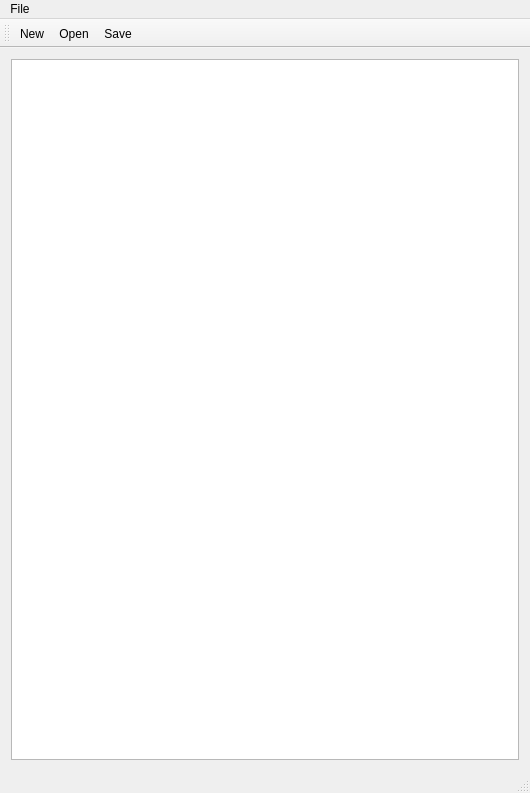
<?xml version="1.0" encoding="UTF-8"?>
<ui version="4.0">
 <class>textEditor</class>
 <widget class="QMainWindow" name="textEditor">
  <property name="geometry">
   <rect>
    <x>0</x>
    <y>0</y>
    <width>530</width>
    <height>793</height>
   </rect>
  </property>
  <property name="windowTitle">
   <string>textEditor</string>
  </property>
  <widget class="QWidget" name="centralWidget">
   <layout class="QHBoxLayout" name="horizontalLayout">
    <item>
     <widget class="QTextEdit" name="EditBox"/>
    </item>
   </layout>
  </widget>
  <widget class="QToolBar" name="mainToolBar">
   <attribute name="toolBarArea">
    <enum>TopToolBarArea</enum>
   </attribute>
   <attribute name="toolBarBreak">
    <bool>false</bool>
   </attribute>
   <addaction name="actionNew"/>
   <addaction name="actionOpen"/>
   <addaction name="actionSave"/>
  </widget>
  <widget class="QStatusBar" name="statusBar"/>
  <widget class="QMenuBar" name="menuBar">
   <property name="geometry">
    <rect>
     <x>0</x>
     <y>0</y>
     <width>530</width>
     <height>21</height>
    </rect>
   </property>
   <widget class="QMenu" name="menuFile">
    <property name="title">
     <string>File</string>
    </property>
    <addaction name="actionNew"/>
    <addaction name="actionOpen"/>
    <addaction name="actionSave"/>
   </widget>
   <addaction name="menuFile"/>
  </widget>
  <action name="actionNew">
   <property name="text">
    <string>New</string>
   </property>
  </action>
  <action name="actionOpen">
   <property name="text">
    <string>Open</string>
   </property>
  </action>
  <action name="actionSave">
   <property name="text">
    <string>Save</string>
   </property>
  </action>
 </widget>
 <layoutdefault spacing="6" margin="11"/>
 <resources/>
 <connections/>
</ui>
